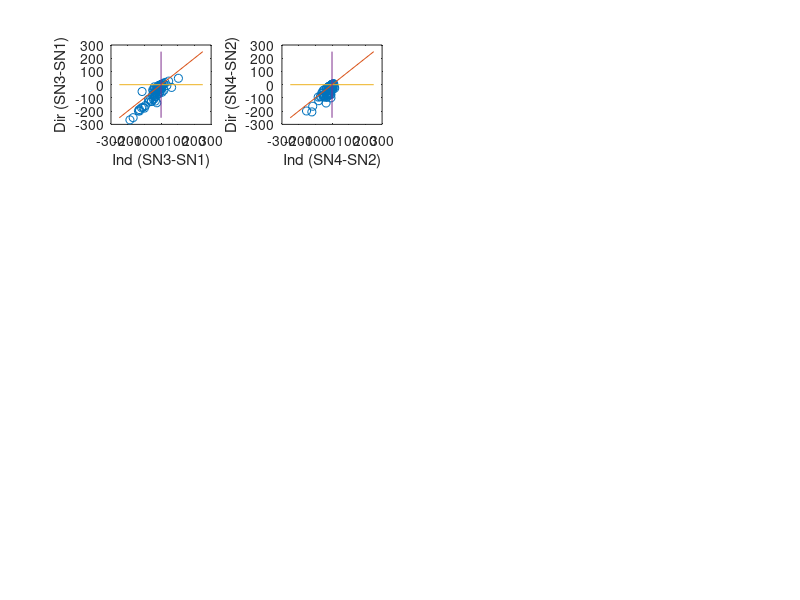

Reproduce this figure in MATLAB.
clear
clc

load param_ThrePert_SA0SB0_25pc_AND_mRNA.mat
load param_AND_RandParVal_mRNA.mat

param_unp = param_DiffSA0SB0(:,nrr);



unp=tri_types(nrr,:);
ind=tri_type_SA0ltSB0;
dir=tri_type_SB0ltSA0;

[unp_sorted,idx] = sort(unp);
dir_sorted = dir(idx);
ind_sorted = ind(idx);

SN_DirSorted = SNB_SB0ltSA0(idx,:);
SN_IndSorted = SNB_SA0ltSB0(idx,:);

SNB_Unp = SNB(nrr,:);
SNB_Dir = SNB_SB0ltSA0;
SNB_Ind = SNB_SA0ltSB0;

% Type 4 (1U1D): SN1>SN3>SN2>SN4
% Type 2 (1U2D): SN1>SN3>SN4>SN2
% Type 3 (2U1D): SN3>SN1>SN2>SN4
% Type 1 (2U2D): SN3>SN1>SN4>SN2

nr = length(nrr);

for ik = 1:nr

    if SNB_Unp(ik,1)>SNB_Unp(ik,3) && SNB_Unp(ik,3)>SNB_Unp(ik,2) && SNB_Unp(ik,2)>SNB_Unp(ik,4)
        triType_Unp(ik,1) = 4;
    elseif SNB_Unp(ik,1)>SNB_Unp(ik,3) && SNB_Unp(ik,3)>SNB_Unp(ik,4) && SNB_Unp(ik,4)>SNB_Unp(ik,2)
        triType_Unp(ik,1) = 2;
    elseif SNB_Unp(ik,3)>SNB_Unp(ik,1) && SNB_Unp(ik,1)>SNB_Unp(ik,2) && SNB_Unp(ik,2)>SNB_Unp(ik,4)
        triType_Unp(ik,1) = 3;
    elseif SNB_Unp(ik,3)>SNB_Unp(ik,1) && SNB_Unp(ik,1)>SNB_Unp(ik,4) && SNB_Unp(ik,4)>SNB_Unp(ik,2)
        triType_Unp(ik,1) = 1;
    end

    if SNB_Dir(ik,1)>SNB_Dir(ik,3) && SNB_Dir(ik,3)>SNB_Dir(ik,2) && SNB_Dir(ik,2)>SNB_Dir(ik,4)
        triType_Dir(ik,1) = 4;
    elseif SNB_Dir(ik,1)>SNB_Dir(ik,3) && SNB_Dir(ik,3)>SNB_Dir(ik,4) && SNB_Dir(ik,4)>SNB_Dir(ik,2)
        triType_Dir(ik,1) = 2;
    elseif SNB_Dir(ik,3)>SNB_Dir(ik,1) && SNB_Dir(ik,1)>SNB_Dir(ik,2) && SNB_Dir(ik,2)>SNB_Dir(ik,4)
        triType_Dir(ik,1) = 3;
    elseif SNB_Dir(ik,3)>SNB_Dir(ik,1) && SNB_Dir(ik,1)>SNB_Dir(ik,4) && SNB_Dir(ik,4)>SNB_Dir(ik,2)
        triType_Dir(ik,1) = 1;
    end

    if SNB_Ind(ik,1)>SNB_Ind(ik,3) && SNB_Ind(ik,3)>SNB_Ind(ik,2) && SNB_Ind(ik,2)>SNB_Ind(ik,4)
        triType_Ind(ik,1) = 4;
    elseif SNB_Ind(ik,1)>SNB_Ind(ik,3) && SNB_Ind(ik,3)>SNB_Ind(ik,4) && SNB_Ind(ik,4)>SNB_Ind(ik,2)
        triType_Ind(ik,1) = 2;
    elseif SNB_Ind(ik,3)>SNB_Ind(ik,1) && SNB_Ind(ik,1)>SNB_Ind(ik,2) && SNB_Ind(ik,2)>SNB_Ind(ik,4)
        triType_Ind(ik,1) = 3;
    elseif SNB_Ind(ik,3)>SNB_Ind(ik,1) && SNB_Ind(ik,1)>SNB_Ind(ik,4) && SNB_Ind(ik,4)>SNB_Ind(ik,2)
        triType_Ind(ik,1) = 1;
    end


end

diff_ind_SN31 = SNB_Ind(:,3)-SNB_Ind(:,1);
diff_ind_SN42 = SNB_Ind(:,4)-SNB_Ind(:,2);
diff_ind = diff_ind_SN31+diff_ind_SN42;

diff_dir_SN31 = SNB_Dir(:,3)-SNB_Dir(:,1);
diff_dir_SN42 = SNB_Dir(:,4)-SNB_Dir(:,2);
diff_dir = diff_dir_SN31+diff_dir_SN42;


percent_ind_EMT = (length(find(diff_ind_SN31>diff_dir_SN31))/length(diff_ind_SN31))*100
percent_ind_MET = (length(find(diff_ind_SN42>diff_dir_SN42))/length(diff_ind_SN42))*100

subplot(4,4,1)
plot(diff_ind_SN31,diff_dir_SN31,'o')
hold on
plot([-250,250],[-250,250])
plot([-250,250],[0,0])
plot([0,0],[-250,250])
xlabel('Ind (SN3-SN1)')
ylabel('Dir (SN3-SN1)')


subplot(4,4,2)
plot(diff_ind_SN42,diff_dir_SN42,'o')
hold on
plot([-250,250],[-250,250])
plot([-250,250],[0,0])
plot([0,0],[-250,250])
xlabel('Ind (SN4-SN2)')
ylabel('Dir (SN4-SN2)')



% Convert data into a matrix
data = [unp_sorted';dir_sorted';ind_sorted'];
